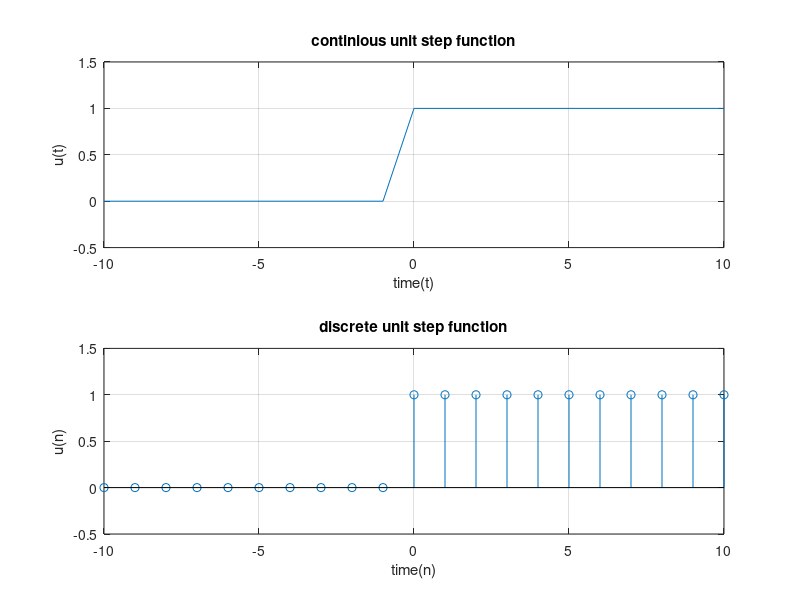

This figure's MATLAB source:
clc;
clear all;
close all;
t=-10:1:10;
u=zeros(size(t));
u(t>=0)=1;
figure(1);
subplot(2,1,1);
plot(t,u);
grid on;
xlabel('time(t)');
ylabel('u(t)');
title('continious unit step function');
axis([-10 10 -.5 1.5]);
subplot(2,1,2);
stem(t,u);
grid on;
xlabel('time(n)');
ylabel('u(n)');
title('discrete unit step function');
axis([-10 10 -.5 1.5]);